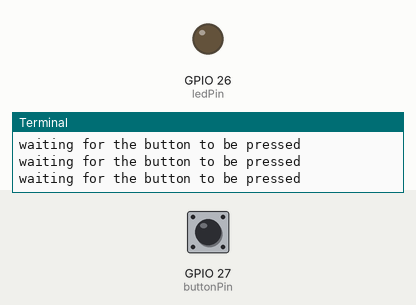
This program was run on a simulated Raspberry Pi (BCM pin numbers). Shown: output pins drawn as LEDs (lit = HIGH), the last lines printed to the terminal. Inputs (shaded band) come from the test bench; at power-on: GPIO 27 (buttonPin) HIGH.

Above: at 5.0 s.
5.1 s: GPIO 27 (buttonPin) pulled LOW for 1 s
At 6.5 s:
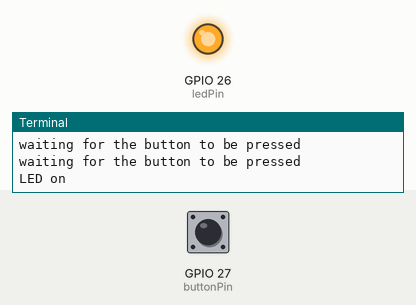
7.6 s: GPIO 27 (buttonPin) pulled LOW for 1 s
At 9.7 s:
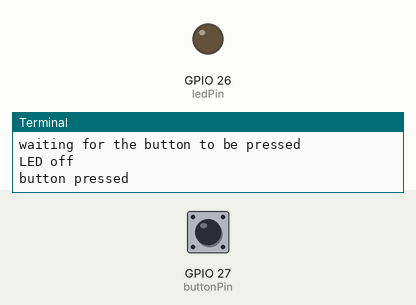
10.1 s: GPIO 27 (buttonPin) pulled LOW for 3.2 s
At 11.7 s:
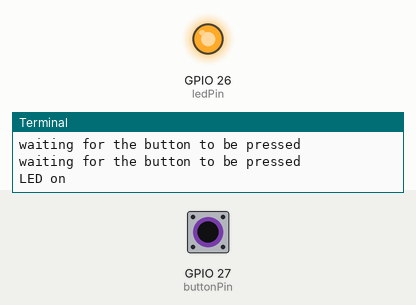
Timing chart, 0 to 13.2 s (numbered marks = the images above; inputs shaded):
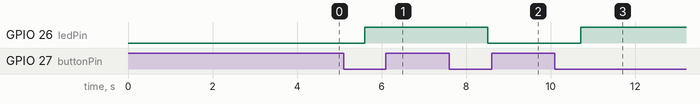

Measured:
- after the input at 5.1 s, GPIO 26 (ledPin): LOW → HIGH after 0.50 s
- after the input at 7.6 s, GPIO 26 (ledPin): HIGH → LOW after 0.90 s
- after the input at 10.1 s, GPIO 26 (ledPin): LOW → HIGH after 0.61 s

The program:

button_controlled_led.py
```python
import RPi.GPIO as GPIO
from time import sleep

GPIO.setmode(GPIO.BCM)

# GPIO22
ledPin = 26
# GPIO5
# buttonPin = 5
buttonPin = 27

# keeping track of the count
# so the program doesn't run indefinitely,
# and stops after "x" amount of button presses
totalBlinkCount = 3
currentButtonCount = 0


GPIO.setup(ledPin, GPIO.OUT)

# intializing the button
# it's an input, and specifying the current state
# this button is "open contact" when you press it "closes contact"
GPIO.setup(buttonPin, GPIO.IN, pull_up_down = GPIO.PUD_UP)

# keeping track of button state,
# True == up state aka open
buttonPressState = True
# False == off state
ledState = False


try:
	while currentButtonCount < totalBlinkCount:
		print("waiting for the button to be pressed")
		# once pressed, the buttonPressState will go false
		# (or be flipped by the GPIO button pin input)
		buttonPressState = GPIO.input(buttonPin)

		if buttonPressState == False and ledState == False:
			# updating the gpio to send power to led
			GPIO.output(ledPin, True)
			# just a debugging printer
			print("LED on")
			# updating the state (for our tracking)
			ledState = True
			# sleeping
			sleep(2)

		# if button is pressed while led is on
		elif buttonPressState == False and ledState == True:
			# turning off power to the LED
			GPIO.output(ledPin, False)
			print("LED off")
			ledState = False
			currentButtonCount += 1
			sleep(0.5)
		# just for debugging:
		if buttonPressState == False:
                        sleep(0.1)
                        print("button pressed")
		if ledState == True:
			print("LED on")


		# this sleep timer is set here so the RPi doesn't obsessively
		# check to see if the button has been pressed
		# -NOTE: without this the RPi will use all of its resources checking
		# to see if the button has been pressed yet, which might lead to
		# killing the raspberry pi :(
		sleep(0.8)

finally:
	# turning the led off, no matter what before cleaning up
	# this is due to the state being stored somewhere in memory
	# which *might* put the LED on when the program is rerun
	GPIO.output(ledPin, False)
	GPIO.cleanup()
	print("GPIO.cleanup()")
```
